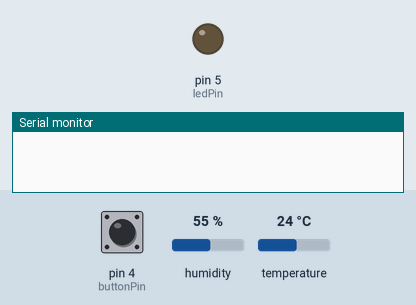
Bench run of a sketch on a simulated Arduino Uno, built with avr-gcc and run on an emulated ATmega328P. On the bench: output pins drawn as LEDs (lit = HIGH), the last lines printed to the serial monitor. The inputs (shaded band) are chosen by the test bench; at power-on: pin 4 (buttonPin) HIGH, humidity 55 %, temperature 24 °C.

Above: at 1.2 s.
1.3 s: pin 4 (buttonPin) pulled LOW for 0.15 s
At 2.5 s:
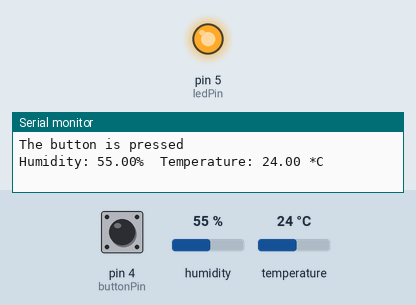
2.9 s: pin 4 (buttonPin) pulled LOW for 1 s
At 3.8 s:
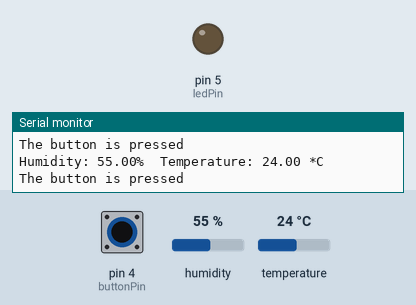
5.4 s: pin 4 (buttonPin) pulled LOW for 3.2 s
At 5.7 s:
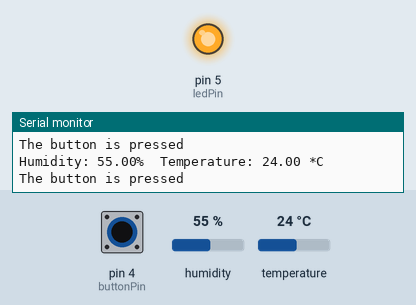
Timing chart, 0 to 8.4 s (numbered marks = the images above; inputs shaded):
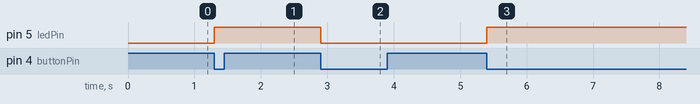

The sketch:

DHT22_Serial-Communication.ino
```cpp
#include "DHT.h"
#define DHTPIN 18
#define DHTTYPE DHT22
DHT dht(DHTPIN, DHTTYPE);

// set pin numbers
const int buttonPin = 4;  // the number of the pushbutton pin
const int ledPin =  5;    // the number of the LED pin
char in;
int ledState = LOW;     // the current state of LED
int lastButtonState;    // the previous state of button
int currentButtonState; // the current state of button

long now;
long lastMeasure = 0;
int interval = 2000;

void setup() {
  Serial.begin(115200);
  pinMode(buttonPin, INPUT_PULLUP);
  pinMode(ledPin, OUTPUT);

  currentButtonState = digitalRead(buttonPin);

  dht.begin();
}

void loop() {
  lastButtonState    = currentButtonState;
  currentButtonState = digitalRead(buttonPin);

  if(lastButtonState == HIGH && currentButtonState == LOW) {
    Serial.println("The button is pressed");

    ledState = !ledState;
    digitalWrite(ledPin, ledState);
  }

  if(Serial.available())  {
    in = Serial.read();
    if(in == 48) {
      digitalWrite(ledPin, LOW);
    }
    else if(in == 49) {
      digitalWrite(ledPin, HIGH);
    }
  }

  now = millis();
  if ((now - lastMeasure) > interval) {

  float h = dht.readHumidity();
  float t = dht.readTemperature();

  lastMeasure = now;

  if (isnan(h) || isnan(t)) {
    Serial.println(F("Failed to read from DHT sensor!"));
    return;
  }

  Serial.print(F("Humidity: "));
  Serial.print(h);
  Serial.print(F("%  Temperature: "));
  Serial.print(t);
  Serial.println(" *C ");
  }
}
```

Measured:
- after the input at 1.3 s, pin 5 (ledPin): LOW → HIGH at once
- after the input at 2.9 s, pin 5 (ledPin): HIGH → LOW at once
- after the input at 5.4 s, pin 5 (ledPin): LOW → HIGH at once
